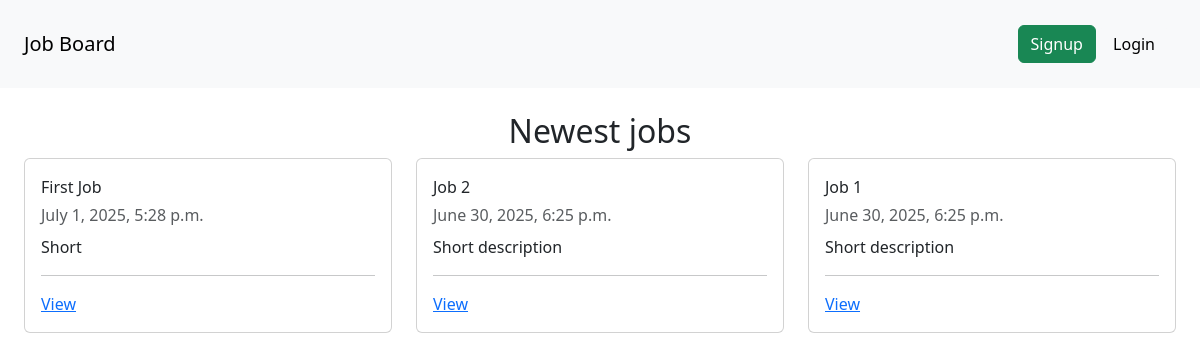
Before: / with the older database file.
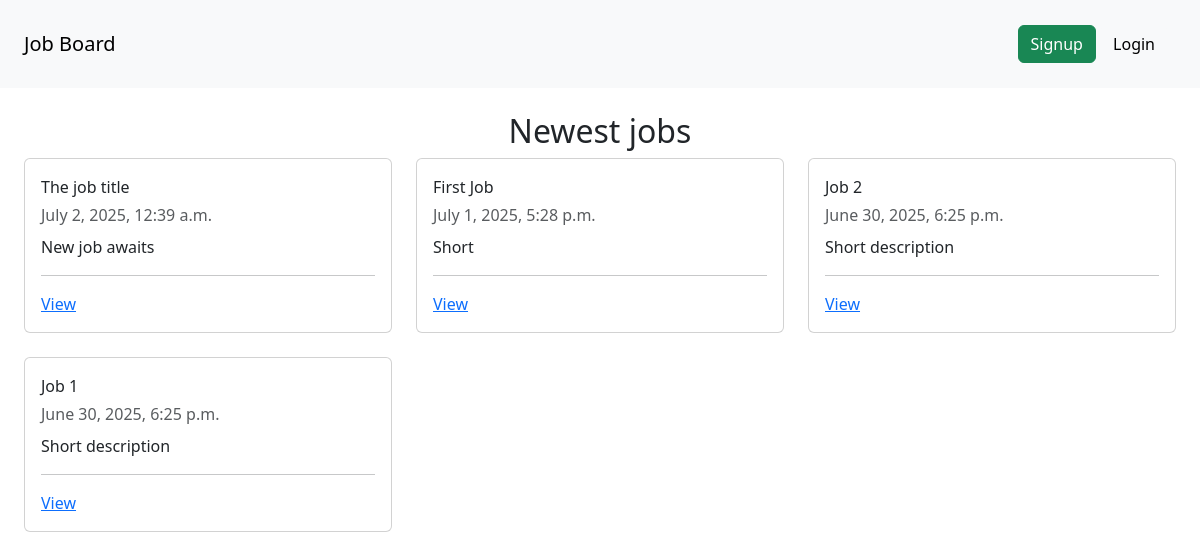
After: the same page with the newer database file.
### job/models.py (models this page shows, shortened)
class Job(models.Model):
  SIZE_1_9 = 'size_1-9'
  SIZE_10_49 = 'size_10-49'
  SIZE_50_99 = 'size_50-99'
  SIZE_100 = 'size_100'
  CHOICES_SIZE = (
    (SIZE_1_9, '1-9'),
    (SIZE_10_49, '10-49'),
    (SIZE_50_99, '50-99'),
    (SIZE_100, '100+'),
  )
  title = models.CharField(max_length=255)
  short_description = models.TextField()
  long_description = models.TextField(blank=True, null=True)
  company_name = models.CharField(max_length=255)
  company_address = models.CharField(max_length=255, blank=True, null=True)
  company_zipcode = models.CharField(max_length=255, blank=True, null=True)
  company_place = models.CharField(max_length=255, blank=True, null=True)
  company_country = models.CharField(max_length=255, blank=True, null=True)
  company_size = models.CharField(max_length=20, choices=CHOICES_SIZE, default=SIZE_1_9)
  created_by = models.ForeignKey(User, on_delete=models.CASCADE, related_name='jobs')
  created_at = models.DateTimeField(auto_now_add=True)
  changed_at = models.DateTimeField(auto_now=True)

### core/views.py (the view)
# urls.py: path('', frontpage, name='frontpage'),
def frontpage(request):
  jobs = Job.objects.order_by('-created_at')
  return render(request, 'core/frontpage.html', {
    'jobs': jobs
  })

### notification/context_processors.py (called while the page is built)
def notifications(request):
  if request.user.is_authenticated:
    return {'notifications': request.user.notifications.filter(is_read=False)}
  else:
    return {'notifications': []}

### core/templates/core/frontpage.html
{% extends 'core/base.html'%}
{%block content%}
<h2 class="text-center">Newest jobs</h2>
<div class="row">
  {%for job in jobs%}
  <div class="col-4 mb-4">
    <div class="card">
      <div class="card-body">
        <p class="card-title">{{job.title}}</p>
        <p class="card-subtitle mb-2 text-body-secondary">{{job.created_at}}</p>
        <p class="card-text">{{job.short_description}}</p>
        <hr>
        <a href="{%url 'job_detail' job.id%}">View</a>
      </div>
    </div>
  </div>
 {%endfor%}
</div>
{%endblock%}

### core/templates/core/base.html (shortened to what this page needs)
<!DOCTYPE html>
<html lang="en">
<head>
  <link href="https://cdn.jsdelivr.net/npm/bootstrap@5.3.7/dist/css/bootstrap.min.css" rel="stylesheet">
</head>
<body>
  <nav class="navbar bg-body-tertiary p-4">
    <div class="navbar-brand">
      <a class="navbar-brand" href="{%url 'frontpage' %}">Job Board</a>
    </div>
    <div class="navbar-menu">
      <div class="navbar-end">
        <div class="nav-item">
          <div class="container-fluid align-end g-3">
            {%if request.user.is_authenticated%}
            {%if request.user.is_authenticated%}
            <a class="nav-item p-2" href="{%url 'dashboard' %}">Dashboard</a>
            <a class="nav-item p-2" href="{%url 'notifications' %}">Notifications ({{notifications.count}}) </a>
            {%endif%}
            <form method="post" action="{% url 'logout' %}" style="display: inline;">
                {% csrf_token %}
                <button type="submit" class="btn btn-danger p-2">Logout</button>
            </form>
            {%else%}
            <a href="{%url 'signup' %}" class="btn btn-success">Signup</a>
            <a href="{%url 'login' %}" class="btn btn-light">Login</a>
            {%endif%}
          </div>
        </div>
      </div>
    </div>
  </nav>
  <section class="section p-4">
    {%block content%}
    {%endblock%}
  </section>
  </body>
</html>

Changed rows visible on the page:
added Job: title "The job title", created_at "July 2, 2025, 12:39 a.m.", short_description "New job awaits"
